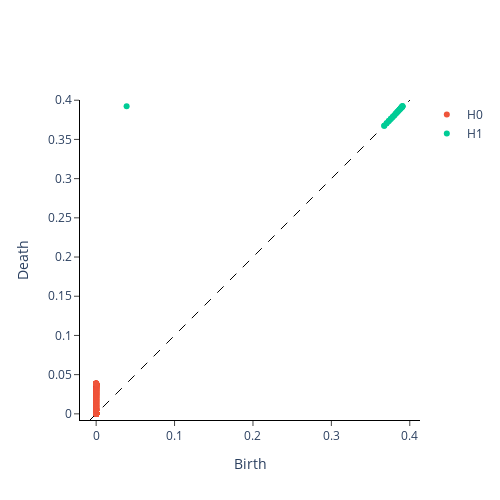

Write notebook code for a chart like this one.
### Code cell
PerDiagram_cos3x = VRP.fit_transform_plot(signal_embedded_cos3x[None,:,:])
